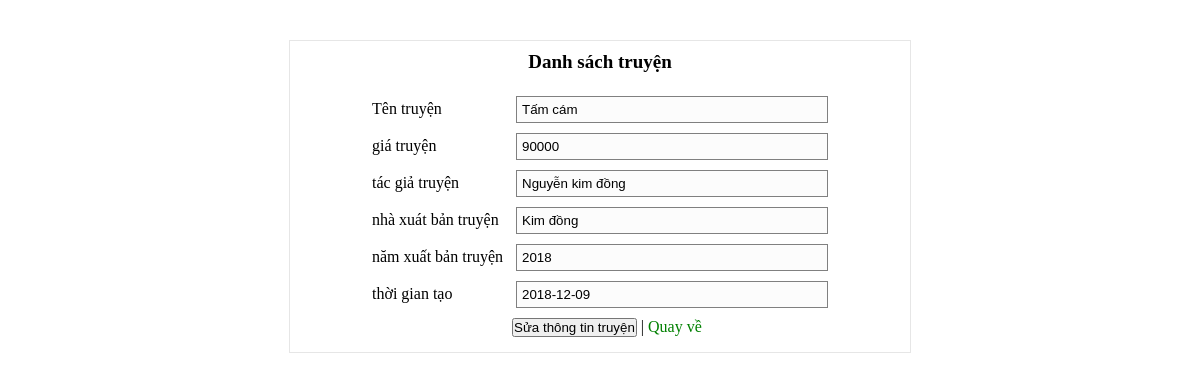
Page /?page=sua&id=1 on the committed database.
### tables this page shows
CREATE TABLE `truyen` (
  `id` int(11) NOT NULL,
  `ten` varchar(255) NOT NULL,
  `gia` int(11) NOT NULL,
  `tacgia` varchar(255) DEFAULT NULL,
  `nxb` varchar(255) NOT NULL,
  `nam` int(11) NOT NULL,
  `time_create` date NOT NULL
);

### controller/Controller.php (called while the page is built, shortened)
<?php
class Controller {
	private $model;
	function __construct(){
		require "./model/Model.php";
		$this->model = new Model();
	}
	public function sua(){
		$dataTruyen = $this->model->getDataTruyen($_GET['id'])->fetch_assoc();
		require "./views/them.php";
	}
}

### model/Model.php (called while the page is built, shortened)
<?php
class Model{
	private $conn;
	function __construct(){
		$this->conn = new mysqli("localhost", "root", "", "ql_truyen");
		mysqli_set_charset($this->conn, "utf8");
	}
	function getDataTruyen($id){
		$sql = "SELECT * FROM truyen WHERE id = '$id' ";
		return $this->conn->query($sql);
	}
}

### views/them.php (the view, shortened to what this page needs)
<!DOCTYPE html>
<html lang="en">
<head>
	<link rel="stylesheet" href="style.css">
</head>
<body>
	<div class="container-form">
		<div class="title">
			<h4>Danh sách truyện</h4>
		</div>
		<br>
		<form action="?page=<?php if(isset($dataTruyen)) echo "suas"; else echo "thems"; ?>" method="post">
			<div class="form-item">
				<label >Tên truyện</label>
				<input type="text" name="ten" value="<?php if(isset($dataTruyen)) echo $dataTruyen['ten'] ?>" required>
			</div>
			<div class="form-item">
				<label >giá truyện</label>
				<input type="number" name="gia" min="0" value="<?php if(isset($dataTruyen)) echo $dataTruyen['gia'] ?>" required >
			</div>
			<div class="form-item">
				<label >tác giả truyện</label>
				<input type="text" name="tacgia" value="<?php if(isset($dataTruyen)) echo $dataTruyen['tacgia'] ?>">
			</div>
			<div class="form-item">
				<label >nhà xuát bản truyện</label>
				<input type="text" name="nxb" value="<?php if(isset($dataTruyen)) echo $dataTruyen['nxb'] ?>" required>
			</div>
			<div class="form-item">
				<label >năm xuất bản truyện</label>
				<input type="number" name="nam" min="1995" value="<?php if(isset($dataTruyen)) echo $dataTruyen['nam'] ?>" required>
			</div>
			<div class="form-item">
				<label >thời gian tạo</label>
				<input type="text" name="time_create" value="<?php if(isset($dataTruyen)) echo $dataTruyen['time_create']; else echo Date("Y-m-d");?>" readonly required>
			</div>
			<div class="form-item">
				<input type="submit" value="<?php if(isset($dataTruyen)) echo "Sửa thông tin truyện"; else echo "Thêm truyện";?>">
				|
				<a href="?page=index">Quay về</a>
			</div>
		</form>
	</div>
</body>
</html>

### style.css (style rules this page uses)
* { padding: 0; margin: 0; }
a { text-decoration: none; color: green; }
.title h4 { text-align: center; font-size: 19px; }
.container-form { width: 600px; margin: 40px auto; border: 1px solid #a5a5a547; padding: 10px; }
form { width: fit-content; margin: auto; }
.form-item { padding: 5px 0; }
.form-item label { display: inline-block; min-width: 140px; }
.form-item input:not([type="submit"]) { min-width: 300px; padding: 5px; background-color: #a5a5a508; border: 1px solid grey; }
.form-item:last-child { margin-left: 140px; }

### rows in the picture
truyen: ten "Tấm cám", gia "90000", tacgia "Nguyễn kim đồng", nxb "Kim đồng", nam "2018", time_create "2018-12-09"
